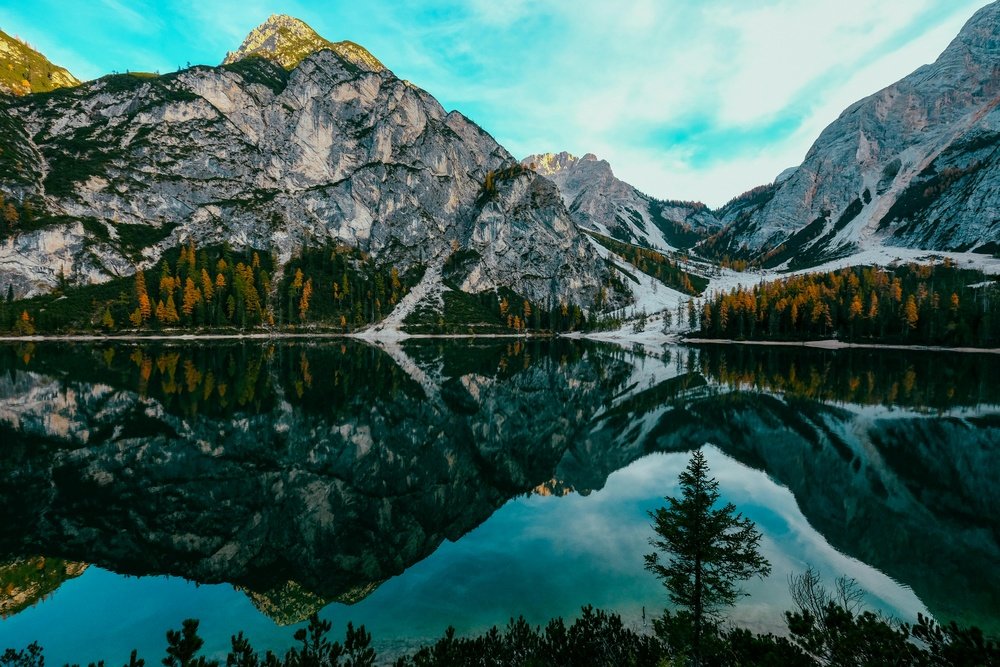
#> input picture assets/4k-photo.jpg, 1000 x 667 px, shrunk from 6000 x 4000 before the run
$ python -i erosion.py   (imports and definitions only)
#> lines starting #> are read from the running program, lines starting #| are printed output that depends on the picture; after the words box and inside, x2 and y2 are one past the last pixel; in counts of white or black regions, pixels touching at a corner belong together
#> further down, picture is the input picture: shape (667, 1000, 3); mean B, G, R 89.3, 94.6, 59.7
import cv2
import numpy as np

class ErosionMorphology:
    def __init__(self, image):
        self.image = image

    def erode_manual(self, image, kernel):
        image_h, image_w = image.shape[:2]
        kernel_h, kernel_w = kernel.shape
        pad_h, pad_w = kernel_h // 2, kernel_w // 2

        if len(image.shape) == 3:
            image = cv2.cvtColor(image, cv2.COLOR_BGR2GRAY)

        padded_image = np.pad(image, ((pad_h, pad_h), (pad_w, pad_w)), mode='constant', constant_values=0)
        eroded_image = np.zeros_like(image)

        for i in range(image_h):
            for j in range(image_w):
                region = padded_image[i:i+kernel_h, j:j+kernel_w]
                eroded_image[i, j] = np.min(region * kernel)

        return eroded_image

    def process(self):
        if len(self.image.shape) == 3:
            gray_image = cv2.cvtColor(self.image, cv2.COLOR_BGR2GRAY)
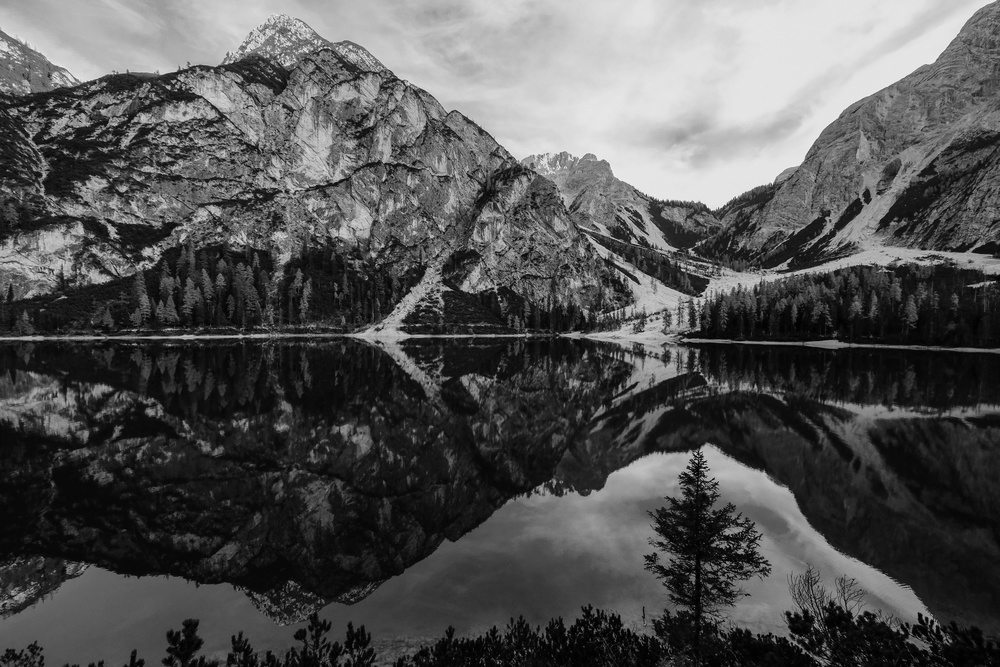
#> gray_image: shape (667, 1000); min 0, max 250, mean 83.6
        else:
            gray_image = self.image

        _, binary_image = cv2.threshold(gray_image, 127, 255, cv2.THRESH_BINARY)
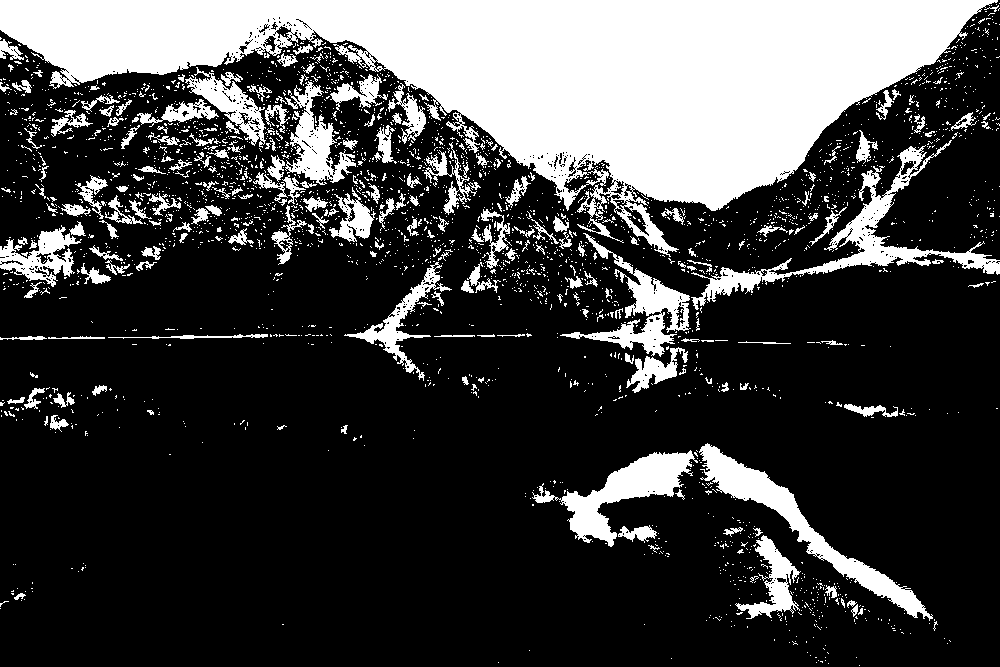
#> binary_image: shape (667, 1000); 25.5% white; 2733 white regions (2515 under 20 px), largest, box (x1, y1, x2, y2) and area: (0, 0, 998, 257) 108210, (691, 140, 1000, 310) 6305, (699, 443, 933, 621) 5872

        kernel_4x4 = np.ones((4, 4), dtype=np.uint8)
        kernel_6x6 = np.ones((6, 6), dtype=np.uint8)

        eroded_4x4 = self.erode_manual(binary_image, kernel_4x4)
#> in erode_manual, `padded_image = np.pad(image, ((pad_h, pad_h), (pad_w, pad_w)), mode='c..`:
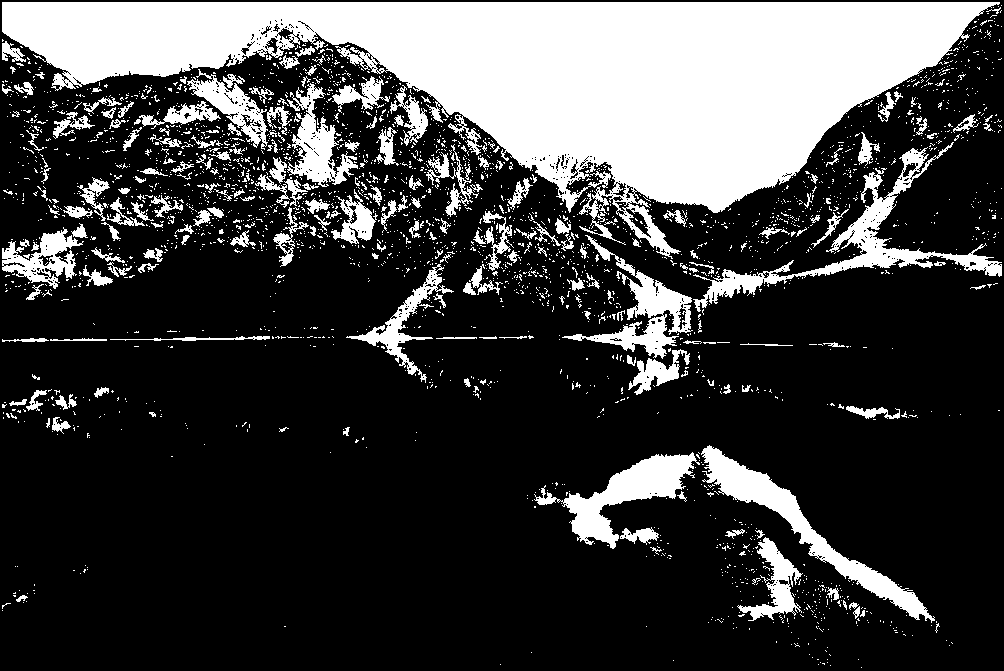
#> padded_image: shape (671, 1004); 25.2% white; 2733 white regions (2515 under 20 px), largest, box (x1, y1, x2, y2) and area: (2, 2, 1000, 259) 108210, (693, 142, 1002, 312) 6305, (701, 445, 935, 623) 5872
#> after the loop in erode_manual, `for i in range(image_h):`:
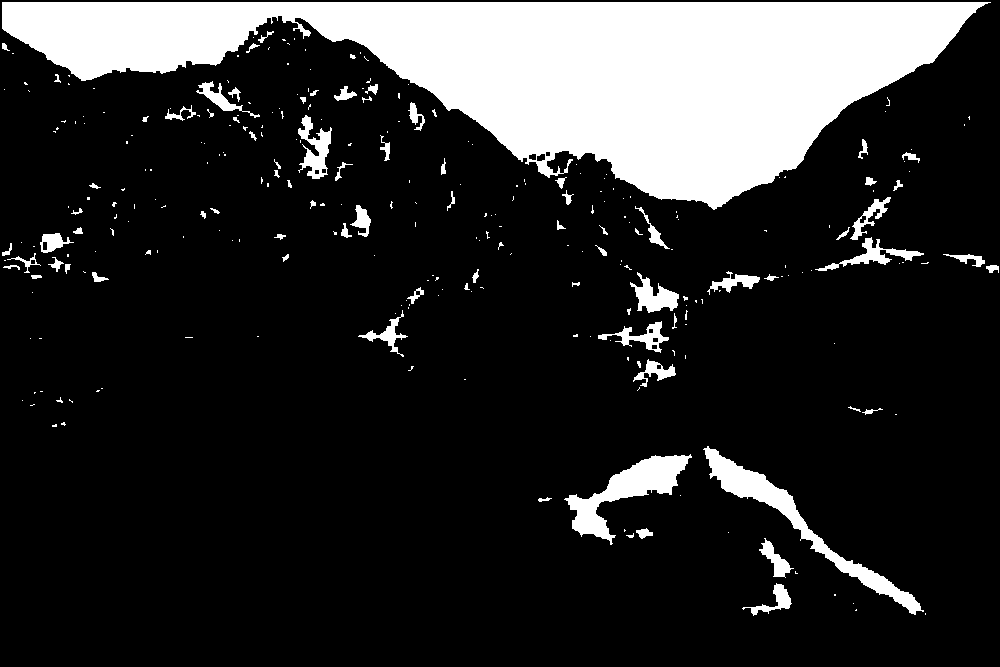
#> eroded_image: shape (667, 1000); 17.8% white; 286 white regions (204 under 20 px), largest, box (x1, y1, x2, y2) and area: (2, 2, 991, 210) 98453, (703, 446, 924, 615) 4341, (564, 454, 692, 545) 3668
        eroded_6x6 = self.erode_manual(binary_image, kernel_6x6)
#> in erode_manual (call 2), `padded_image = np.pad(image, ((pad_h, pad_h), (pad_w, pad_w)), mode='c..`:
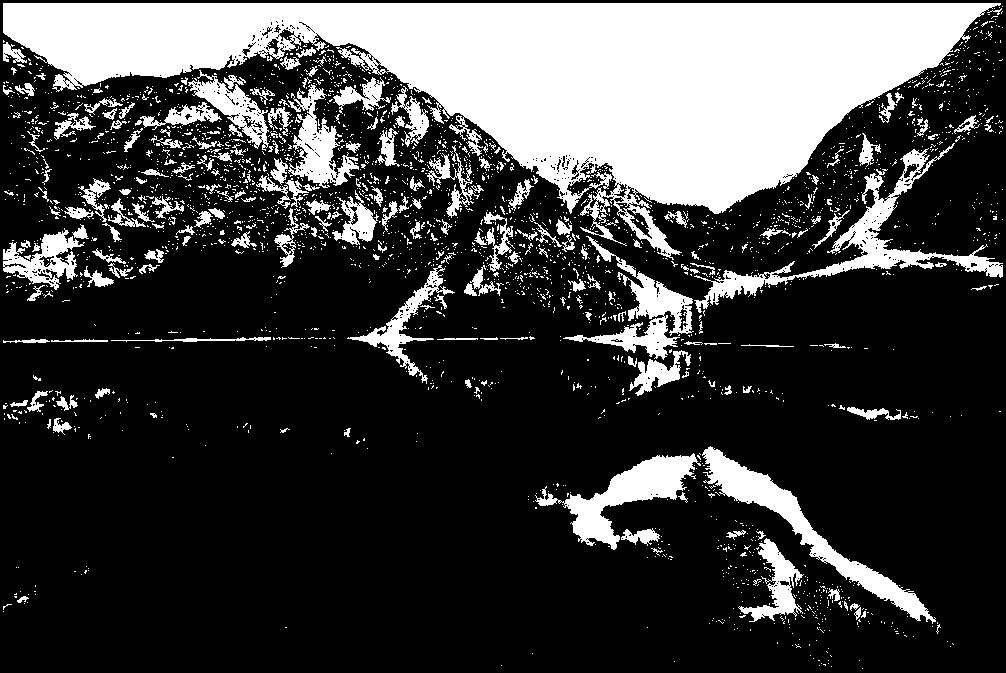
#> padded_image: shape (673, 1006); 25.1% white; 2733 white regions (2515 under 20 px), largest, box (x1, y1, x2, y2) and area: (3, 3, 1001, 260) 108210, (694, 143, 1003, 313) 6305, (702, 446, 936, 624) 5872
#> after the loop in erode_manual (call 2), `for i in range(image_h):`:
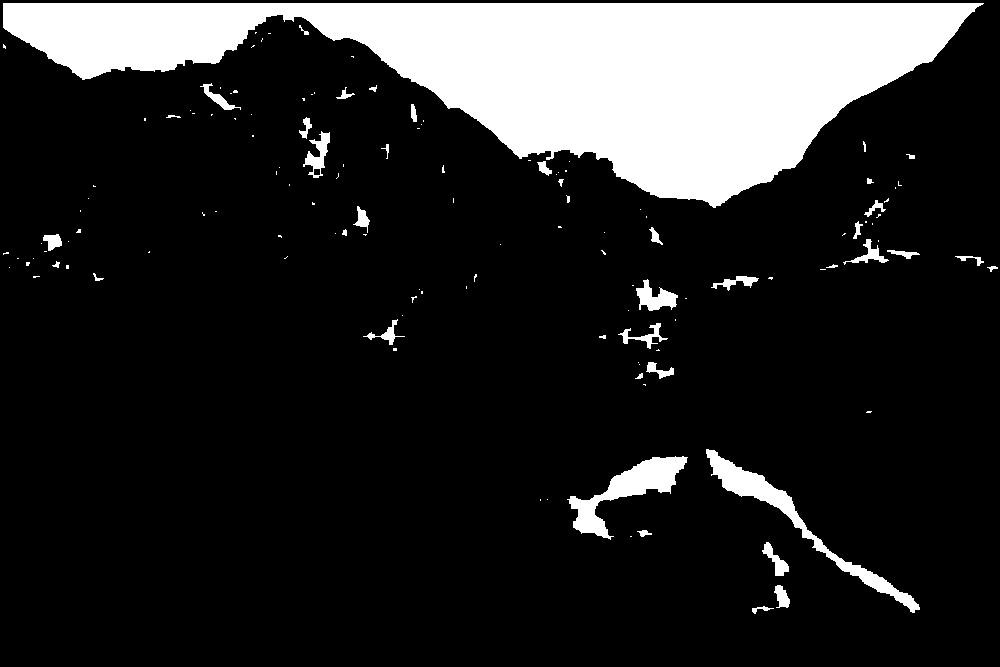
#> eroded_image: shape (667, 1000); 16.2% white; 133 white regions (91 under 20 px), largest, box (x1, y1, x2, y2) and area: (3, 3, 984, 208) 95373, (706, 449, 920, 613) 3542, (567, 456, 688, 540) 3139

        eroded_4x4_rgb = cv2.cvtColor(eroded_4x4, cv2.COLOR_GRAY2RGB)
        eroded_6x6_rgb = cv2.cvtColor(eroded_6x6, cv2.COLOR_GRAY2RGB)

        return eroded_4x4_rgb, eroded_6x6_rgb

>>> import cv2
>>> picture = cv2.imread('../../assets/4k-photo.jpg')
>>> result = ErosionMorphology(picture).process()

$ run again, on assets/cat.png
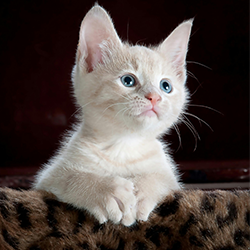
#> input picture assets/cat.png, 250 x 250 px
#> picture is the input picture: shape (250, 250, 3); mean B, G, R 66.7, 70.4, 80.9
#> in process, `_, binary_image = cv2.threshold(gray_image, 127, 255, cv2.THRESH_BINARY)`:
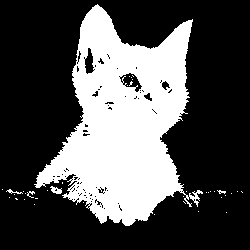
#> binary_image: shape (250, 250); 31.4% white; 38 white regions (33 under 20 px), largest, box (x1, y1, x2, y2) and area: (34, 4, 203, 226) 19445, (50, 186, 62, 194) 57, (6, 189, 23, 194) 31, (27, 191, 35, 198) 25, (217, 190, 226, 194) 20
#> padded_image: shape (254, 254); 30.4% white; 38 white regions (33 under 20 px), largest, box (x1, y1, x2, y2) and area: (36, 6, 205, 228) 19445, (52, 188, 64, 196) 57, (8, 191, 25, 196) 31, (29, 193, 37, 200) 25, (219, 192, 228, 196) 20
#> padded_image: shape (256, 256); 30% white; 38 white regions (33 under 20 px), largest, box (x1, y1, x2, y2) and area: (37, 7, 206, 229) 19445, (53, 189, 65, 197) 57, (9, 192, 26, 197) 31, (30, 194, 38, 201) 25, (220, 193, 229, 197) 20
#> after the loop in erode_manual (call 2), `for i in range(image_h):`:
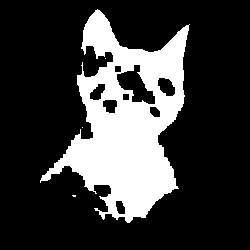
#> eroded_image: shape (250, 250); 23% white; 4 white regions (3 under 20 px), largest, box (x1, y1, x2, y2) and area: (40, 9, 190, 223) 14365
#> eroded_4x4_rgb: shape (250, 250, 3); 25.8% white; 7 white regions (5 under 20 px), largest, box (x1, y1, x2, y2) and area: (38, 7, 191, 225) 16090, (70, 193, 78, 198) 27
